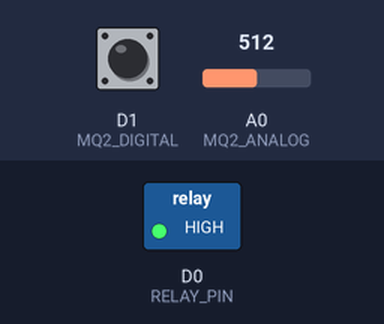
The sketch below on a simulated ESP8266 (NodeMCU). On the bench: switched loads named in the sketch (green lamp = pin HIGH). The inputs (shaded band) are chosen by the test bench; at power-on: A0 (MQ2_ANALOG) = 512, D1 (MQ2_DIGITAL) HIGH. WiFi joins after 1.5 s; servers stay silent unless stated; what the sketch prints to the serial monitor is not drawn.

Above: at 3.0 s.
3.1 s: A0 (MQ2_ANALOG) set to 410
4.6 s: A0 (MQ2_ANALOG) set to 385
At 5.3 s:
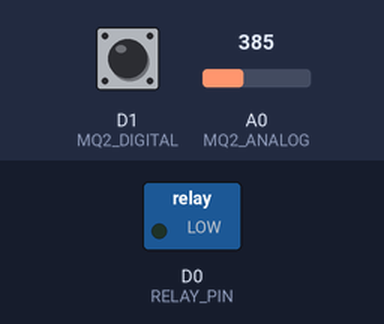
6.8 s: A0 (MQ2_ANALOG) set to 511
At 8.0 s:
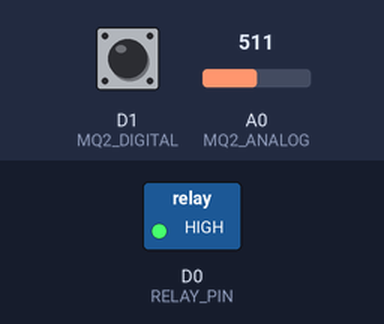
8.3 s: A0 (MQ2_ANALOG) set to 390
At 9.1 s:
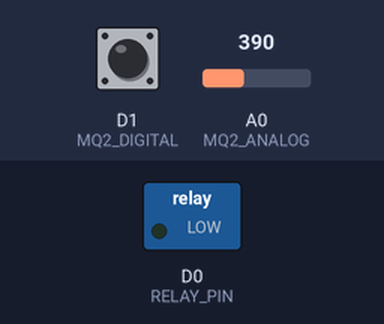
Timing chart, 0 to 10.8 s (numbered marks = the images above; inputs shaded):
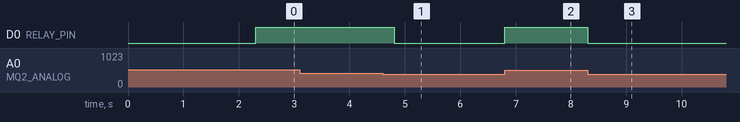

Measured:
- the behaviour switches between 401 and 400 on A0 (MQ2_ANALOG) (found by bisection; images 0 and 1)
- after the input at 3.1 s, every drawn part: stays the same
- after the input at 4.6 s, D0 (RELAY_PIN): HIGH → LOW after 0.20 s
- after the input at 6.8 s, D0 (RELAY_PIN): LOW → HIGH at once
- after the input at 8.3 s, D0 (RELAY_PIN): HIGH → LOW at once

The sketch:

mq2_gas.ino
```cpp
/*
 * JUDUL: MQ-2 Gas Sensor
 * FUNGSI: Mendeteksi gas berbahaya (LPG, smoke, methane, hydrogen)
 * PIN: A0 (Analog), D1 (Digital)
 * RELAY: D0 (aktif saat gas terdeteksi)
 *
 * Cara Kerja:
 * - Mode Analog: membaca konsentrasi gas (0-1024)
 * - Mode Digital: output LOW saat gas terdeteksi
 * - Relay ON + notifikasi darurat saat gas terdeteksi
 *
 * Blynk Virtual Pin:
 * V1 = Konsentrasi gas (0-1024)
 * V2 = Status digital (0/1)
 * V10 = Status relay alarm
 */

#define BLYNK_TEMPLATE_ID "YourTemplateID"
#define BLYNK_TEMPLATE_NAME "MQ-2 Gas Sensor"
#define BLYNK_AUTH_TOKEN "YourAuthToken"

#include <ESP8266WiFi.h>
#include <BlynkSimpleEsp8266.h>

#define MQ2_ANALOG A0
#define MQ2_DIGITAL D1
#define RELAY_PIN D0

char ssid[] = "YourWiFiSSID";
char pass[] = "YourWiFiPassword";

// Threshold gas (sesuaikan, 400-600 cukup sensitif)
int gasThreshold = 400;

BlynkTimer timer;

void setup() {
  Serial.begin(115200);
  pinMode(MQ2_DIGITAL, INPUT);
  pinMode(RELAY_PIN, OUTPUT);
  digitalWrite(RELAY_PIN, LOW);

  Blynk.begin(BLYNK_AUTH_TOKEN, ssid, pass);
  timer.setInterval(500L, sendSensorData);
}

void loop() {
  Blynk.run();
  timer.run();
}

void sendSensorData() {
  int gasValue = analogRead(MQ2_ANALOG);
  int gasDetected = digitalRead(MQ2_DIGITAL);  // LOW = terdeteksi

  Blynk.virtualWrite(V1, gasValue);
  Blynk.virtualWrite(V2, gasDetected == LOW ? 1 : 0);

  // Jika gas terdeteksi (analog melebihi threshold ATAU digital LOW)
  if (gasValue > gasThreshold || gasDetected == LOW) {
    digitalWrite(RELAY_PIN, HIGH);
    Blynk.virtualWrite(V10, 1);
    Blynk.logEvent("gas_leak", "⚠️ GAS BERBAHAYA TERDETEKSI! ⚠️");
    Serial.println("🚨 GAS TERDETEKSI - Alarm ON");
  } else {
    digitalWrite(RELAY_PIN, LOW);
    Blynk.virtualWrite(V10, 0);
    Serial.println("✅ Gas aman - Alarm OFF");
  }

  Serial.print("Gas Value: ");
  Serial.print(gasValue);
  Serial.print(" | Threshold: ");
  Serial.println(gasThreshold);
}
```
